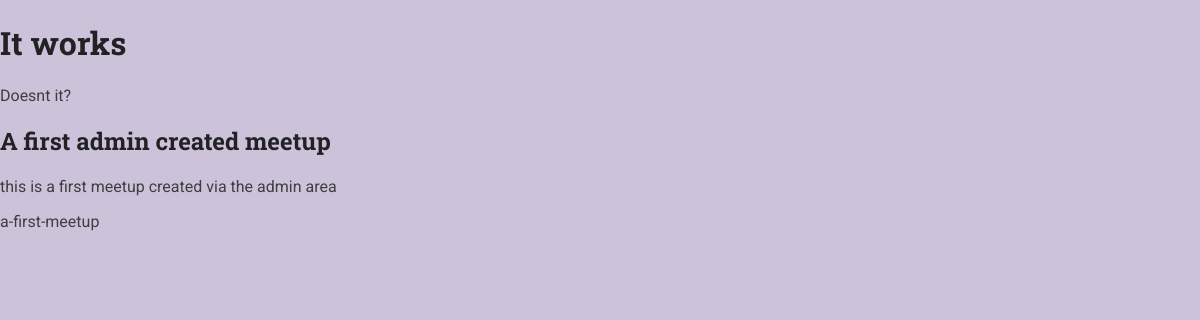
/meetups/, run on an earlier commit of the app's database.
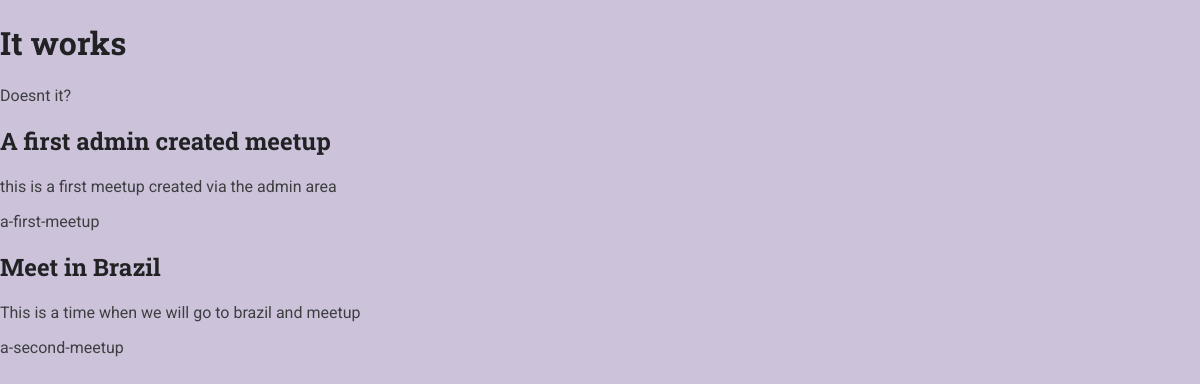
And on a later commit of the database.
### meetups/models.py (models this page shows)
class Meetup(models.Model):
    title = models.CharField(max_length=200) # text is expected in a database table
    slug = models.SlugField(unique=True) # verifies that duplicate slugs DNE
    description = models.TextField()

### meetups/views.py (the view)
# urls.py: path('meetups/', views.index) # our-domain.com/meetups
def index(request):
  meetups = Meetup.objects.all
  return render(request, 'meetups/index.html', {
      'meetups': meetups,
      'show_meetups': True,
    })

### meetups/templates/meetups/index.html (shortened to what this page needs)
{% load static %}
<!DOCTYPE html>
<html lang="en">
<head>
  <link rel="stylesheet" href="{% static 'meetups/styles/base.css' %}">
</head>
<body>
  <h1> It works </h1>
  <p> Doesnt it?</p>
{% if show_meetups %}
{% for meetup in meetups %}
  <h2>{{ meetup.title }}</h2>
  <p>{{ meetup.description }}</p>
  <p>{{ meetup.slug }}</p>
{% endfor %}
{% else %}
  <h2>No meetups found!</h2>
{% endif %}
</body>
</html>

### meetups/static/meetups/styles/base.css (style rules this page uses)
* { box-sizing: border-box; }
body { font-family: 'Roboto', sans-serif; margin: 0; background-color: #ccc3db; color: #3e3e41; }
h1, h2, h3 { font-family: 'Roboto Slab', sans-serif; color: #222224; }

What changed in the data, as far as the page shows it:
added Meetup: title "Meet in Brazil", description "This is a time when we will go to brazil and meetup", slug "a-second-meetup"
